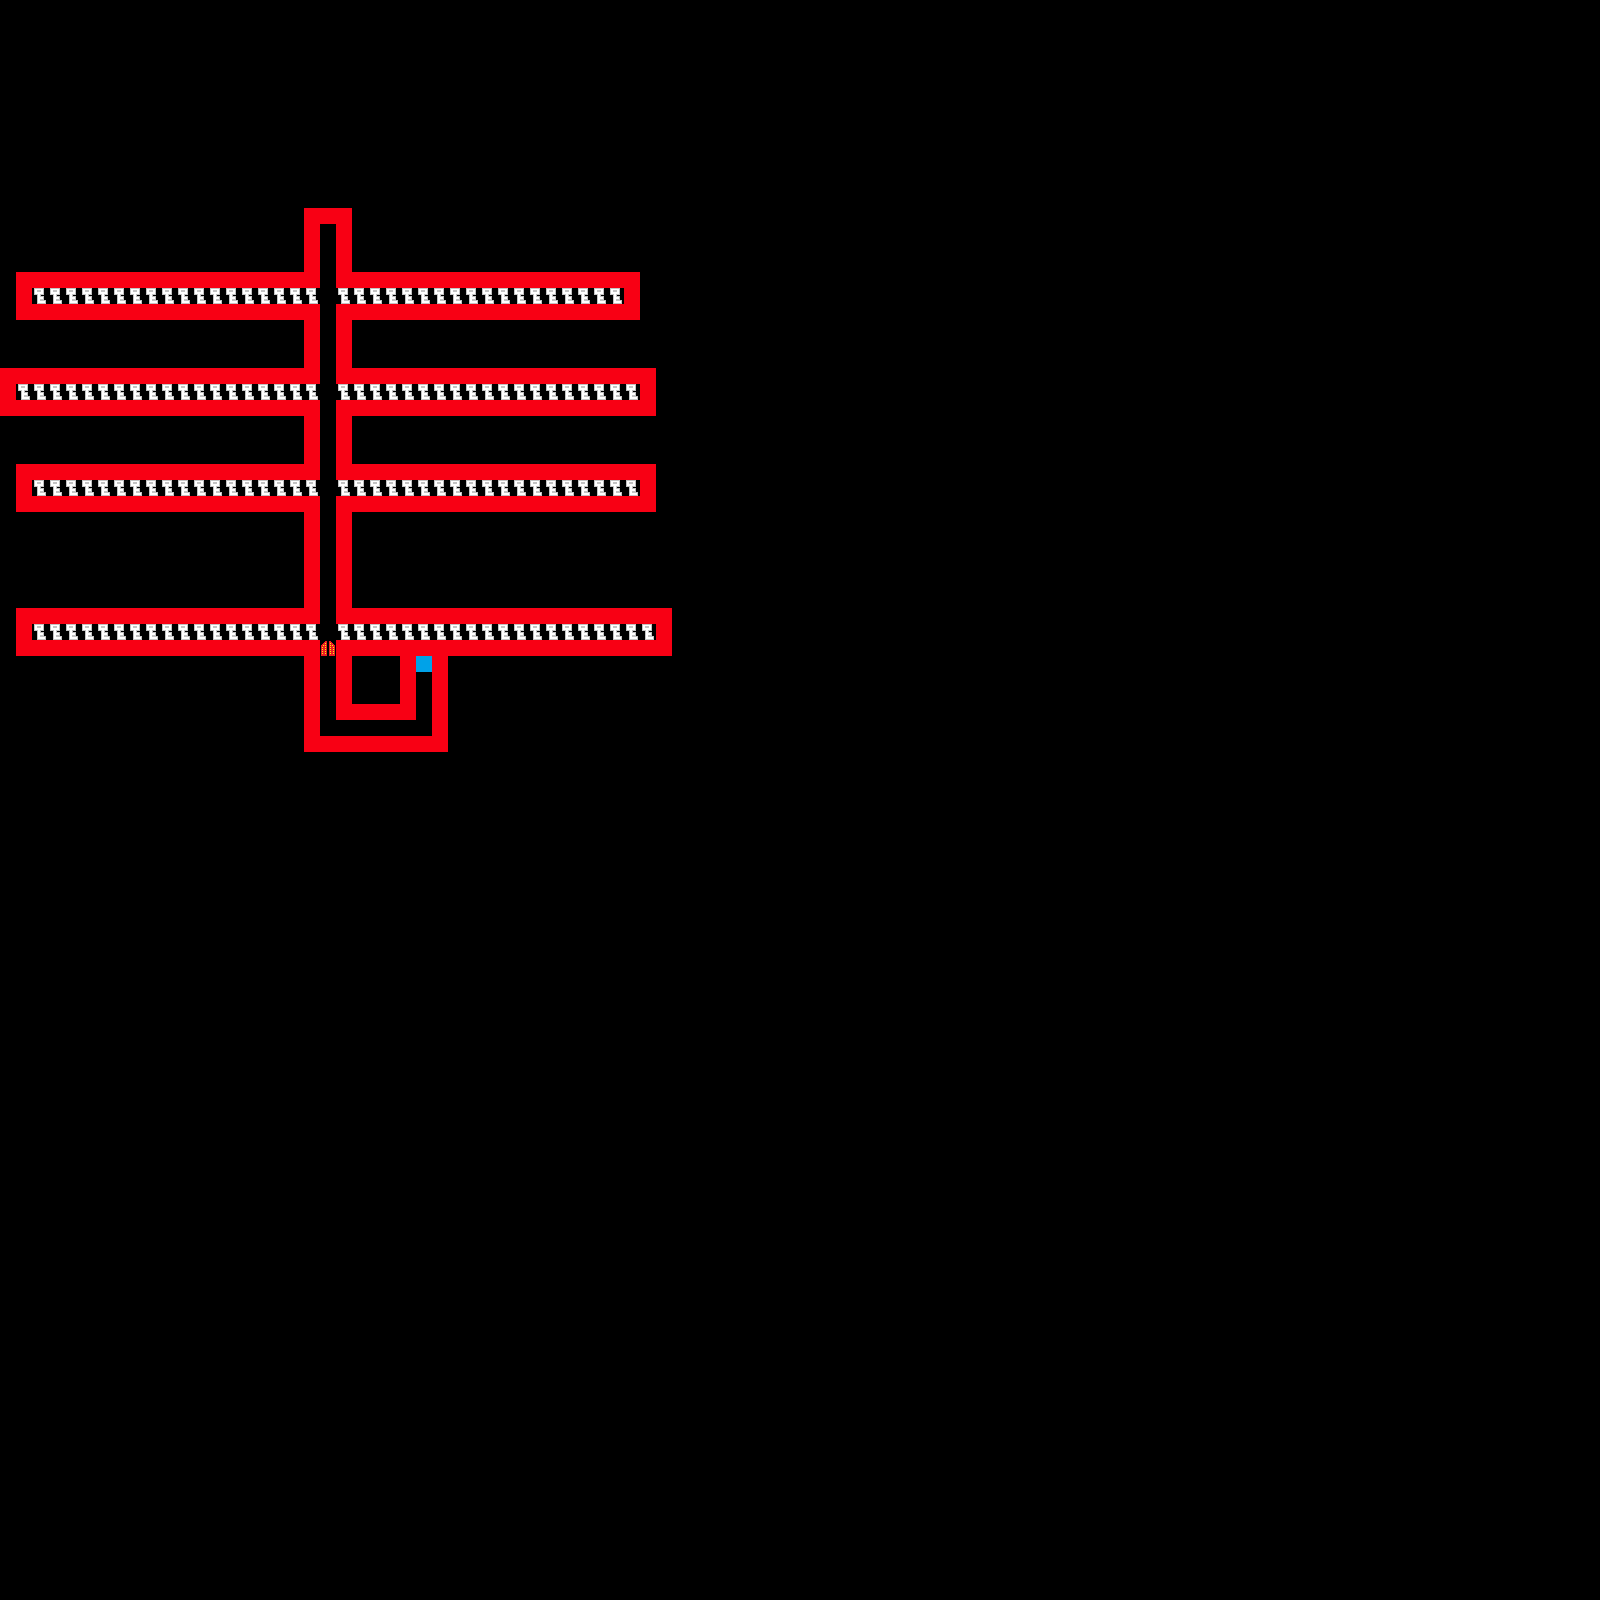

Tiled map render using the project's own tile images. Description and the map definition, with tile-layer contents summarised, below:
An orthogonal 100x100 tile map with 16x16 px tiles, 4 tile layers (collision, key, door, end), 2 hidden layers not drawn, 5 tilesets.

<map version="1.0" orientation="orthogonal" width="100" height="100" tilewidth="16" tileheight="16">
 <tileset firstgid="1" name="tiles" tilewidth="16" tileheight="16">
  <image source="tiles.png" width="262" height="64" />
 </tileset>
 <tileset firstgid="65" name="collision" tilewidth="16" tileheight="16">
  <image source="collision.png" width="80" height="32" />
  <tile id="0">
   <properties>
    <property name="collide" value="true" />
   </properties>
  </tile>
 </tileset>
 <tileset firstgid="75" name="key" tilewidth="16" tileheight="16">
  <image source="key.png" trans="ff00ff" width="16" height="16" />
  <tile id="0">
   <properties>
    <property name="keyed" value="true" />
   </properties>
  </tile>
 </tileset>
 <tileset firstgid="76" name="door" tilewidth="16" tileheight="16">
  <image source="doors.png" trans="ff00ff" width="64" height="16" />
  <tile id="0">
   <properties>
    <property name="doored" value="true" />
   </properties>
  </tile>
  <tile id="1">
   <properties>
    <property name="doored" value="true" />
   </properties>
  </tile>
  <tile id="2">
   <properties>
    <property name="doored" value="true" />
   </properties>
  </tile>
  <tile id="3">
   <properties>
    <property name="doored" value="true" />
   </properties>
  </tile>
 </tileset>
 <tileset firstgid="80" name="end" tilewidth="16" tileheight="16">
  <image source="flashy.png" trans="ff00ff" width="48" height="16" />
  <tile id="1">
   <properties>
    <property name="ended" value="true" />
   </properties>
  </tile>
 </tileset>
 <layer name="oldkeys" width="100" height="100" visible="0">
  <data>[10000 cells, 0 non-empty, 0 distinct tile ids]</data>
 </layer>
 <layer name="collision" width="100" height="100">
  <properties>
   <property name="collide" value="true" />
  </properties>
  <data>[10000 cells, 385 non-empty, 1 distinct tile ids]</data>
 </layer>
 <layer name="tiles" width="100" height="100" visible="0">
  <data>[10000 cells, 0 non-empty, 0 distinct tile ids]</data>
 </layer>
 <layer name="key" width="100" height="100">
  <data>[10000 cells, 150 non-empty, 2 distinct tile ids]</data>
 </layer>
 <layer name="door" width="100" height="100">
  <data>[10000 cells, 0 non-empty, 0 distinct tile ids]</data>
 </layer>
 <layer name="end" width="100" height="100">
  <data>[10000 cells, 1 non-empty, 1 distinct tile ids]</data>
 </layer>
</map>
